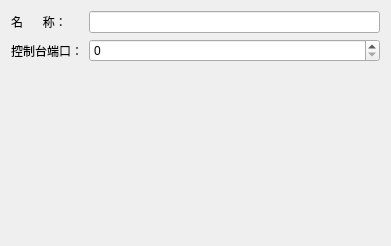
<?xml version="1.0" encoding="UTF-8"?>
<ui version="4.0">
 <class>VPCSDeviceConfigPageWidget</class>
 <widget class="QWidget" name="VPCSDeviceConfigPageWidget">
  <property name="geometry">
   <rect>
    <x>0</x>
    <y>0</y>
    <width>391</width>
    <height>246</height>
   </rect>
  </property>
  <property name="windowTitle">
   <string>VPCS设备配置</string>
  </property>
  <layout class="QGridLayout" name="gridLayout">
   <item row="0" column="1">
    <widget class="QLineEdit" name="uiNameLineEdit"/>
   </item>
   <item row="2" column="1">
    <widget class="QSpinBox" name="uiConsolePortSpinBox">
     <property name="maximum">
      <number>65535</number>
     </property>
    </widget>
   </item>
   <item row="3" column="1">
    <spacer name="spacer">
     <property name="orientation">
      <enum>Qt::Vertical</enum>
     </property>
     <property name="sizeHint" stdset="0">
      <size>
       <width>263</width>
       <height>212</height>
      </size>
     </property>
    </spacer>
   </item>
   <item row="2" column="0">
    <widget class="QLabel" name="uiConsolePortLabel">
     <property name="text">
      <string>控制台端口：</string>
     </property>
    </widget>
   </item>
   <item row="0" column="0">
    <widget class="QLabel" name="uiNameLabel">
     <property name="text">
      <string>名      称：</string>
     </property>
    </widget>
   </item>
  </layout>
 </widget>
 <resources/>
 <connections/>
</ui>
